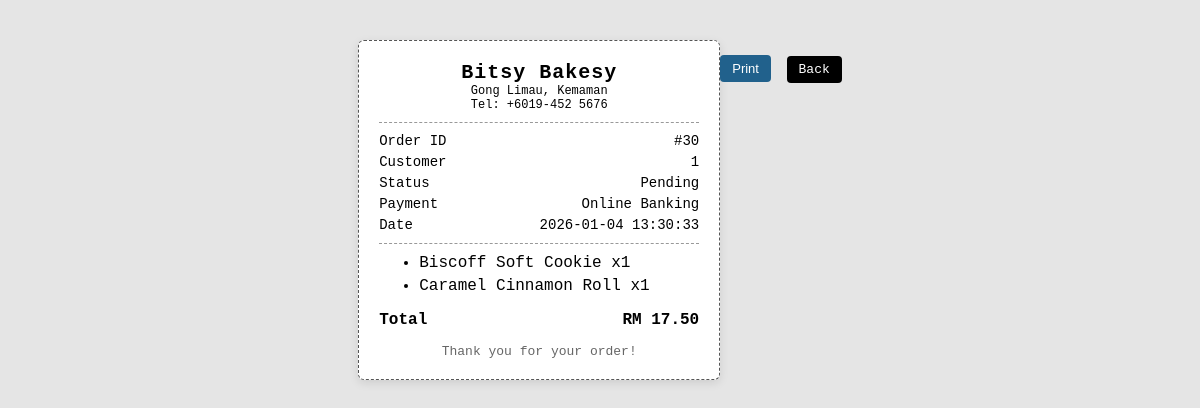
Page /receipt.php?orderID=30 (signed in) on the committed database.
### tables this page shows
CREATE TABLE `orders` (
  `orderID` int(11) NOT NULL,
  `customerID` int(11) NOT NULL,
  `totalAmount` decimal(10,2) NOT NULL,
  `status` varchar(50) NOT NULL DEFAULT 'Pending',
  `paymentMethod` varchar(50) NOT NULL,
  `orderDate` datetime NOT NULL DEFAULT current_timestamp(),
  `pickupDate` date DEFAULT NULL,
  `assignedTo` int(11) DEFAULT NULL,
  `orderType` enum('online','walk-in') DEFAULT NULL,
  `staffID` int(11) DEFAULT NULL
);

CREATE TABLE `order_items` (
  `orderItemID` int(11) NOT NULL,
  `orderID` int(11) NOT NULL,
  `quantity` int(11) NOT NULL,
  `pickupDate` date DEFAULT NULL,
  `unitType` varchar(50) DEFAULT NULL,
  `price` decimal(10,2) NOT NULL,
  `unitID` int(11) NOT NULL
);

CREATE TABLE `menu` (
  `menuID` int(11) NOT NULL,
  `menuName` varchar(100) NOT NULL,
  `description` text DEFAULT NULL,
  `category` varchar(50) DEFAULT NULL,
  `menuType` varchar(50) DEFAULT NULL,
  `image` varchar(255) DEFAULT NULL,
  `created_at` timestamp NOT NULL DEFAULT current_timestamp()
);

### receipt.php (the view, shortened to what this page needs)
<?php
$conn = mysqli_connect("localhost","root","","bitsy");
$orderID = $_GET['orderID'] ?? 0;
$order_sql = "SELECT * FROM orders WHERE orderID = '$orderID'";
$order_res = mysqli_query($conn, $order_sql);
$order = mysqli_fetch_assoc($order_res);
$customerDisplay = ($order['customerID'] == 0) ? "Walk-in Customer" : $order['customerID'];
$item_sql = "
SELECT mn.menuName, oi.quantity, oi.unitType, oi.price
FROM order_items oi
JOIN menu_unit mu ON oi.unitID = mu.unitID
JOIN menu mn ON mu.menuID = mn.menuID
WHERE oi.orderID = '$orderID'
";
$item_res = mysqli_query($conn, $item_sql);
$items = [];
if($item_res){
    while($row = mysqli_fetch_assoc($item_res)){
        $items[] = $row;
    }
}
?>
<!DOCTYPE html>
<html lang="en">
<head>
</head>
<body>
<div class="receipt">
    <div class="header">
        <h2>Bitsy Bakesy</h2>
        <div style="font-size:12px;">Gong Limau, Kemaman</div>
        <div style="font-size:12px;">Tel: +6019-452 5676</div>
    </div>
    <div class="line"></div>
    <div class="info-row">
        <span>Order ID</span>
        <span>#<?php echo $order['orderID']; ?></span>
    </div>
    <div class="info-row">
        <span>Customer</span>
        <span><?php echo $customerDisplay; ?></span>
    </div>
    <div class="info-row">
        <span>Status</span>
        <span><?php echo $order['status']; ?></span>
    </div>
    <div class="info-row">
        <span>Payment</span>
        <span><?php echo $order['paymentMethod']; ?></span>
    </div>
    <div class="info-row">
        <span>Date</span>
        <span><?php echo $order['orderDate']; ?></span>
    </div>
    <div class="line"></div>
    <ul class="items">
        <?php foreach($items as $item): ?>
        <li>
            <?php echo htmlspecialchars($item['menuName']); ?> x<?php echo $item['quantity']; ?>
        </li>
        <?php endforeach; ?>
    </ul>
    <div class="info-row total">
        <span>Total</span>
        <span>RM <?php echo number_format($order['totalAmount'],2); ?></span>
    </div>
    <div class="center">Thank you for your order!</div>
</div>
<div class="btn-container">
    <button onclick="window.print()" class="print-btn">Print</button>
    <a href="index.php" class="back-btn">Back</a>
</div>
</body>
</html>

### receipt.php (style rules this page uses)
body { font-family: "Courier New", monospace; background:#e5e5e5; margin:0; display:flex; justify-content:center; padding-top:40px; }
.receipt { width:320px; background:white; padding:20px; border-radius:6px; border:1px dashed #555; box-shadow:0 3px 10px rgba(0,0,0,0.1); }
.header { text-align:center; margin-bottom:10px; }
.header h2 { margin:0; font-size:20px; letter-spacing:1px; }
.line { border-bottom:1px dashed #999; margin:10px 0; }
.info-row { display:flex; justify-content:space-between; font-size:14px; margin:5px 0; }
.total { font-weight:bold; margin-top:10px; font-size:16px; }
.center { text-align:center; margin-top:15px; font-size:13px; color:#666; }
.items { margin-top:10px; }
.items li { margin-bottom:5px; }
.btn-container { text-align:center; margin-top:15px; }
.print-btn { display:inline-block; width:auto; padding:6px 12px; background:#21618C; color:white; border:none; cursor:pointer; font-size:13px; border-radius:4px; margin-right:6px; }
.back-btn { display:inline-block; padding:6px 12px; background:black; color:white; text-decoration:none; font-size:13px; border-radius:4px; }

### rows in the picture
orders: orderID "30", customerID "1", status "Pending", paymentMethod "Online Banking", orderDate "2026-01-04 13:30:33", totalAmount "17.50"
order_items: menu.menuName "Biscoff Soft Cookie", quantity "1"
order_items: menu.menuName "Caramel Cinnamon Roll", quantity "1"
